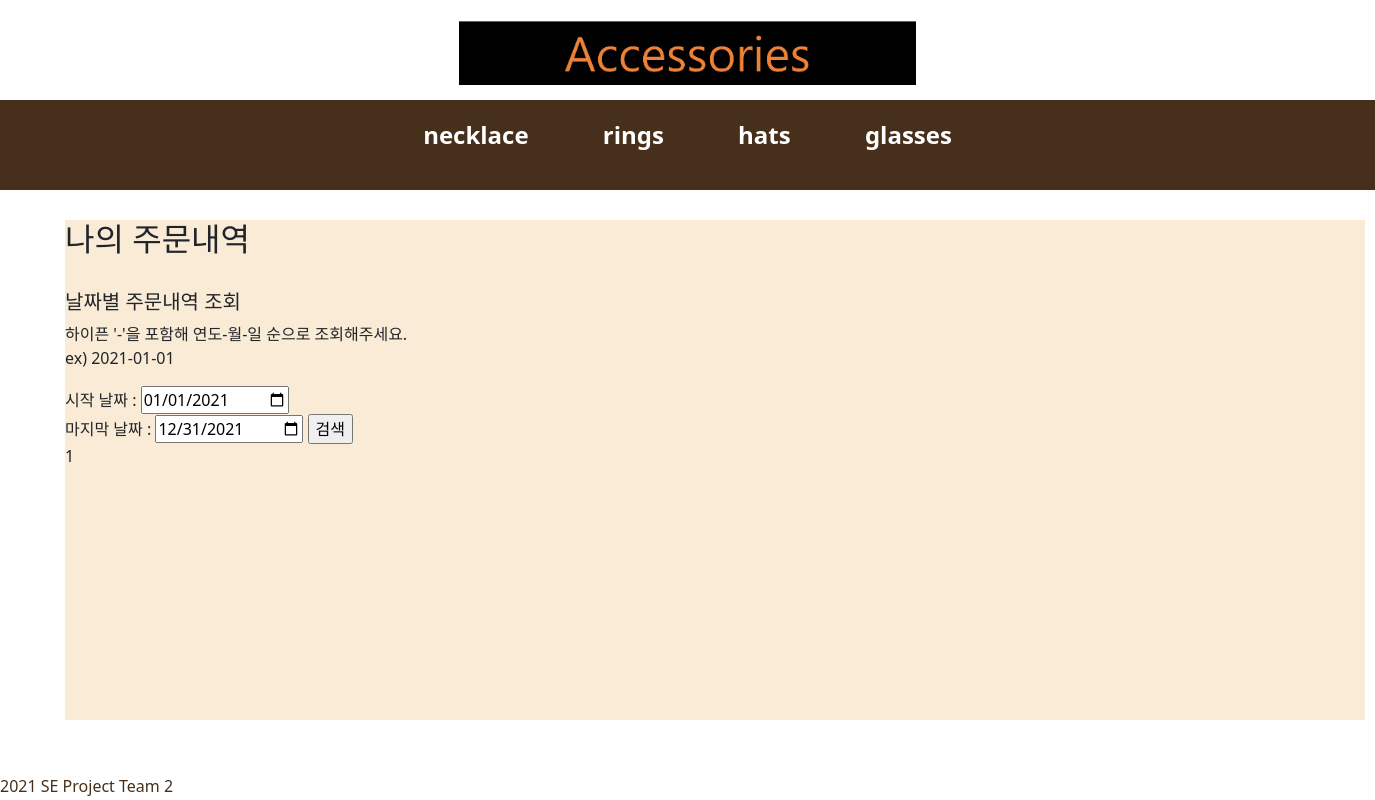
/order/myOrder/ (signed in), run on an earlier commit of the app's database.
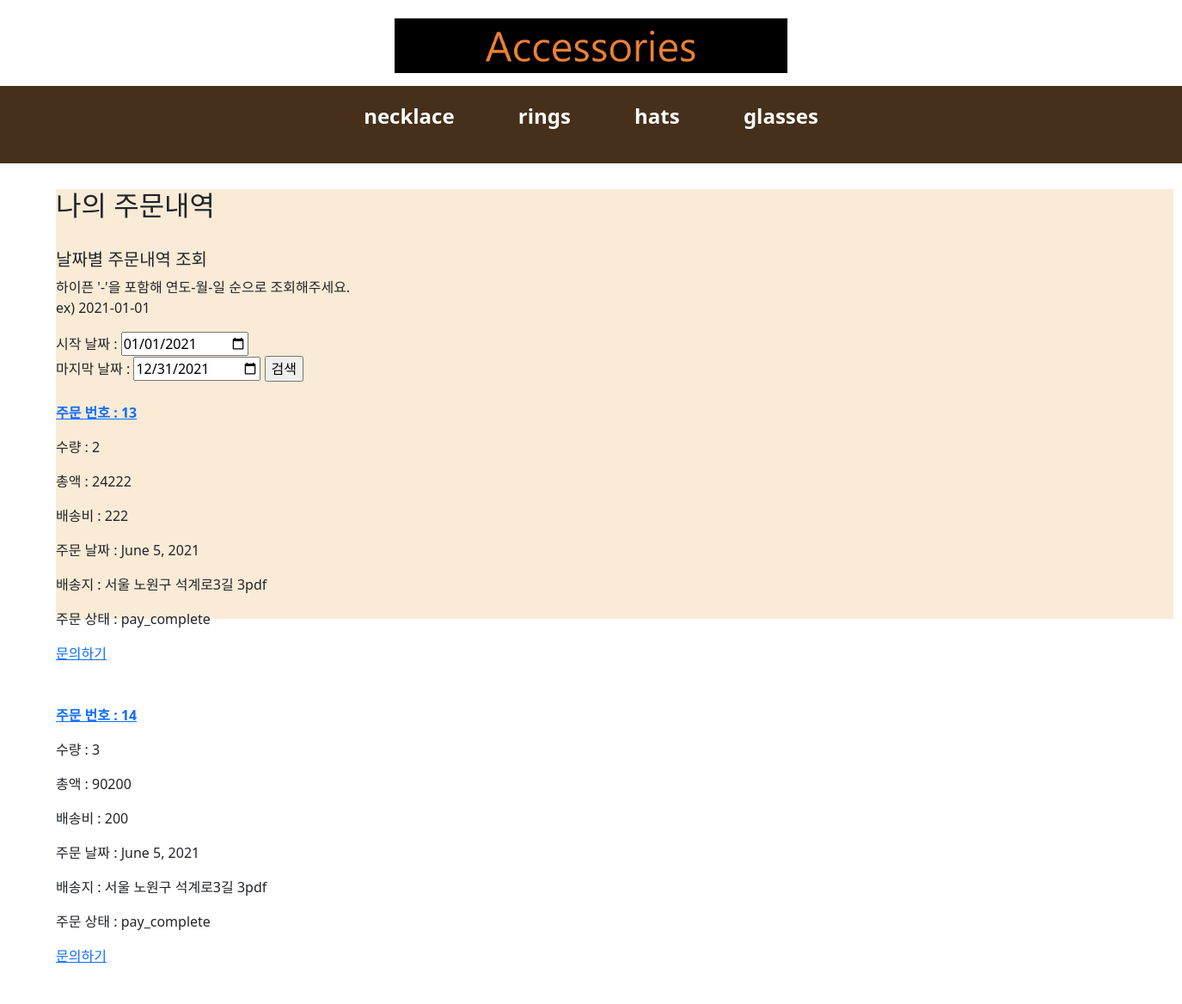
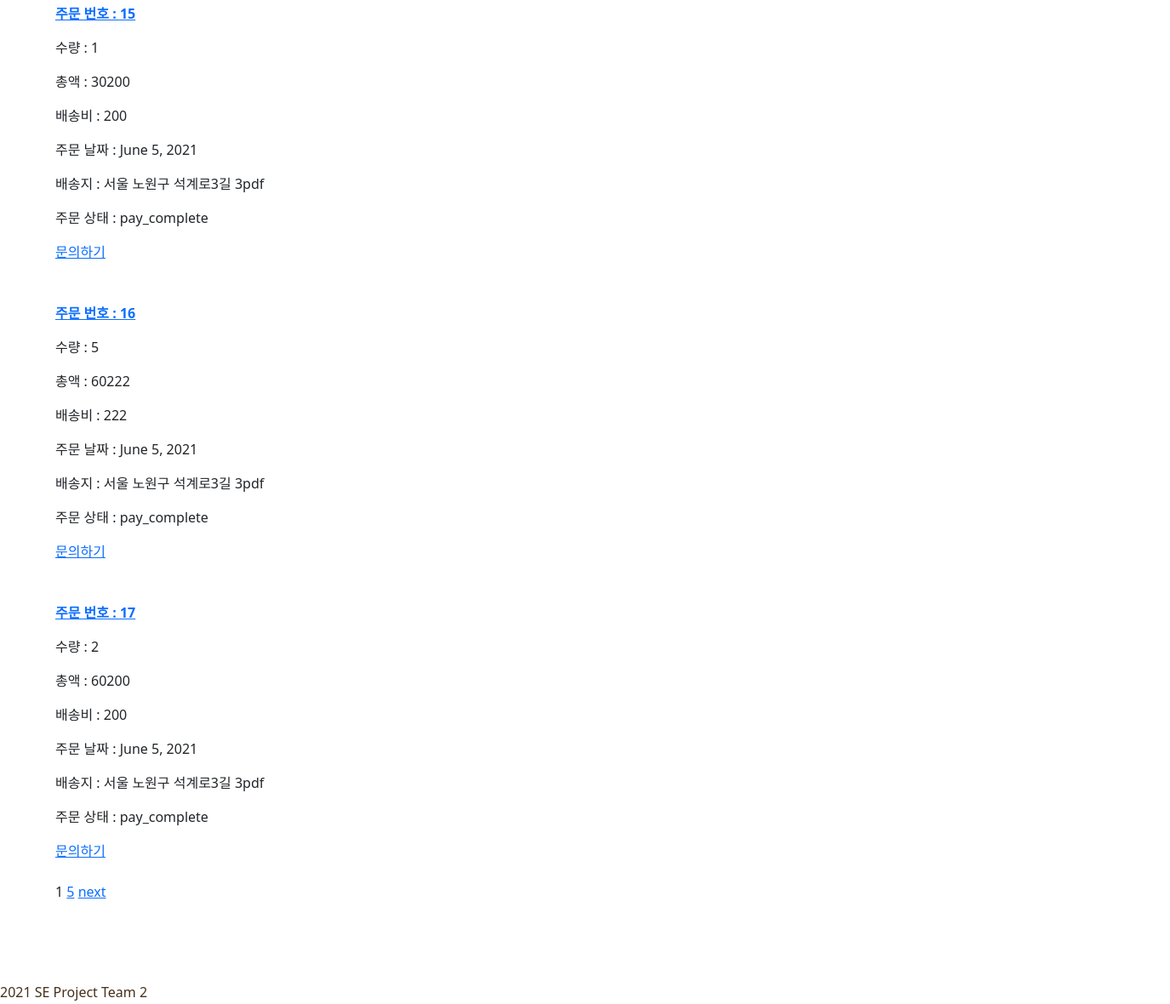
And on a later commit of the database (2 pictures, top to bottom).
### orderApp/models.py (models this page shows)
class Order(models.Model):
    CATEGORY_CHOICES=(
        ('order_continue', 'order_continue'),
        ('order_cancle', 'order_cancle'),
        ('pay_cancle', 'pay_cancle'),
        ('pay_complete', 'pay_complete'),
        ('shipping', 'shipping'),
        ('shipping_complete', 'shipping_complete'),
        ('order_complete', 'order_complete')
    )
    order_user=models.CharField(max_length=250, blank=True)
    date_added = models.DateField(auto_now_add=True)
    total_price = models.IntegerField()
    total_quantity = models.IntegerField()
    order_state=models.CharField(max_length=20, choices=CATEGORY_CHOICES)
    total_shipping_fee=models.IntegerField()
    shipping_address=models.CharField(max_length=1000)
    coupon_id=models.CharField(max_length=1000)
    class Meta:
        db_table='Order'
        ordering=['date_added']

### orderApp/views.py (the view)
# urls.py: path('myOrder/', order_views.view_myOrder, name="view_myOrder"),
def view_myOrder(request):
    cart_count=context_processors.counter(request)
    cart_count=int(cart_count)
    count={'cart_count':cart_count}
    user_id=request.session.get('user_id')
    orders=Order.objects.filter(order_user=user_id)
    paginator=Paginator(orders, 5)
    page=request.GET.get('page')
    posts=paginator.get_page(page)
    for order in orders:
        if order.order_state == 'order_continue':
            order.order_state='order_cancle'
            order.save()
    return render(request, 'my_order.html', {'count':count, 'posts':posts})

### cartApp/context_processors.py (called while the page is built)
def counter(request):
    item_count=0
    if 'admin' in request.path:
        return {}
    else:
        try:
            cart= Cart.objects.filter(cart_id=request.session.get('user_id'))
            cart_items = CartItem.objects.all().filter(cart=cart[:1])
            for cart_item in cart_items:
                item_count+=cart_item.quantity
        except Cart.DoesNotExist:
            item_count=0
    return item_count

### orderApp/templates/my_order.html (shortened to what this page needs)
{% extends 'base.html' %}
{% block content %}
    <section>
        <h2>나의 주문내역</h2>
        <div>
            <br>
            <h5>날짜별 주문내역 조회</h3>
                <p>하이픈 '-'을 포함해 연도-월-일 순으로 조회해주세요.
                    <br>ex) 2021-01-01
                </p>
            <form action="{% url 'order:search_order' %}" method="POST">
                시작 날짜 : <input type="date" value="{{minDate|default:'2021-01-01'}}" name="minDate" required>
                <br>마지막 날짜 : <input type="date" value="{{maxDate|default:'2021-12-31'}}" name="maxDate" required>
                <input type="submit" value="검색">
            </form>
        </div>
        <div>
            {% for order in posts%}
                <br>
                <div sytle="margin:30px; border:solid">
                    <p><strong><a href="{% url 'order:order_detail' order.id %}">주문 번호 : {{order.id}}</a></strong></p>
                    <p>수량 : {{order.total_quantity}}</p>
                    <p>총액 : {{order.total_price}}</p>
                    <p>배송비 : {{order.total_shipping_fee}}</p>
                    <p>주문 날짜 : {{order.date_added}}</p>
                    <p>배송지 : {{order.shipping_address}}</p>
                    <p>주문 상태 : {{order.order_state}}</p>
                    {% if order.order_state == 'pay_complete' %}
                        <a href="{% url 'question:postquestion_view' %}">문의하기</a>
                    {% elif order.order_state == 'shipping' %}
                        <button>문의하기</button>
                    {% elif order.order_state == 'shipping_complete' %}
                        <button>구매확정</button>
                    {% elif order.order_state == 'order_complete' %}
                        <button>상품평</button>
                    {% endif %}
                </div>
                <br>
            {% endfor %}
            <span>{{posts.number}}</span>
            {% if posts.has_next %}
            <a href="?page={{posts.paginator.num_pages}}">{{posts.paginator.num_pages}}</a>
            <a href="?page={{posts.next_page_number}}">next</a>
            {% endif %}
            <br><br><br><br><br><br>
        </div>
    </section>
{% endblock %}

### shoppingApp/templates/base.html (shortened to what this page needs)
<!DOCTYPE html>
<html lang="en">
<head>
    {% load static %}
    <link rel="stylesheet" href="{% static 'css/userMain.css' %}">
    <link href="https://cdn.jsdelivr.net/npm/bootstrap@5.0.0-beta3/dist/css/bootstrap.min.css" rel="stylesheet">
        {% load static %}
        <link rel="stylesheet" href="{% static 'css/login.css' %}">
        <link href="https://cdn.jsdelivr.net/npm/bootstrap@5.0.0-beta3/dist/css/bootstrap.min.css" rel="stylesheet">
</head>
<body>
    <header style="background-color: white; height: max-content; top:0;"><div>
        <a href="{% url 'userMain' %}">
        <img src="{%static 'images/mainlogo.png' %}" height="100" alt="iconIMG"></a>
    </div>
    </header>
    <navigator>
            <ul id="category">
                <li><a href="{%url 'products:category' 'necklace' %}">necklace</a></li>
                <li><a href="{%url 'products:category' 'rings' %}">rings</a></li>
                <li><a href="{%url 'products:category' 'hats' %}">hats</a></li>
                <li><a href="{%url 'products:category' 'glasses' %}">glasses</a></li>
            </ul>
    </navigator>
    {% block content %}
    {% endblock %}
    <footer id="footer">2021 SE Project Team 2</footer>
</body>
</html>

### static/css/userMain.css (style rules this page uses)
header { position: fixed; width: 100%; height: 120px; text-align: center; z-index: 2; background-color: #fff; }
#category { position: fixed; top: 110px; list-style: none; height: 90px; width: 100%; padding: 5px 1px; margin: 0; background: #46301B; text-align: center; z-index: 2; }
#category li { position: relative; display: inline-block; margin: 5px 30px; padding: 0; }
#category li a { display: block; position: relative; width: 20%; font-weight: bold; font-size: 15px; padding: 7px 8px; color: #fff; text-decoration: none; cursor: pointer; }
section { position: absolute; top: 220px; height: 500px; width: 100%; }
#footer { position: fixed; left: 0; bottom: 0; width: 100%; padding: 2px 0; color: #46301B; background-color: #FFF; }

### shoppingApp/static/css/login.css (style rules this page uses)
header { margin-top: 20px; position: fixed; width: 100%; height: 120px; text-align: center; z-index: 2; background-color: #fff; }
#category { position: fixed; top: 110px; list-style: none; height: 90px; width: 100%; padding: 5px 1px; margin: 0; background: #46301B; text-align: center; z-index: 2; }
#category li { position: relative; display: inline-block; margin: 5px 30px; padding: 0; }
#category li a { display: block; position: relative; width: 50%; font-weight: bold; font-size: 32px; padding: 7px 8px; color: #fff; text-decoration: none; cursor: pointer; }
section { position: absolute; top: 220px; height: 500px; width: 1300px; margin-left: 65px; background-color: #FAEBD7; }
#footer { position: fixed; left: 0; bottom: 0; width: 100%; padding: 2px 0; color: #46301B; background-color: #FFF; }

### shoppingApp/templates/base.html (style rules this page uses)
#category { position: fixed; top: 100px; list-style: none; height: 90px; width: 100%; padding: 5px 1px; margin: 0; background: #46301B; text-align: center; z-index: 2; }
#category li { position: relative; display: inline-block; margin: 5px 30px; padding: 0; }
#category li a { display: block; position: relative; width: 20%; font-weight: bold; font-size: 24px; padding: 7px 5px; color:white; text-decoration: none; cursor: pointer; }
header { margin:0 !important; padding:0 !important; }
img { margin:10px }

What changed in the data, as far as the page shows it:
added Order: id "13", total_quantity "2", total_price "24222", total_shipping_fee "222", date_added "June 5, 2021", shipping_address "서울 노원구 석계로3길 3pdf", order_state "pay_complete", shows "문의하기"
added Order: id "14", total_quantity "3", total_price "90200", total_shipping_fee "200", date_added "June 5, 2021", shipping_address "서울 노원구 석계로3길 3pdf", order_state "pay_complete", shows "문의하기"
added Order: id "15", total_quantity "1", total_price "30200", total_shipping_fee "200", date_added "June 5, 2021", shipping_address "서울 노원구 석계로3길 3pdf", order_state "pay_complete", shows "문의하기"
added Order: id "16", total_quantity "5", total_price "60222", total_shipping_fee "222", date_added "June 5, 2021", shipping_address "서울 노원구 석계로3길 3pdf", order_state "pay_complete", shows "문의하기"
added Order: id "17", total_quantity "2", total_price "60200", total_shipping_fee "200", date_added "June 5, 2021", shipping_address "서울 노원구 석계로3길 3pdf", order_state "pay_complete", shows "문의하기"
Also different on the page:
{{ posts.paginator.num_pages }}: (not shown) → "5"
text now shown: "next"
